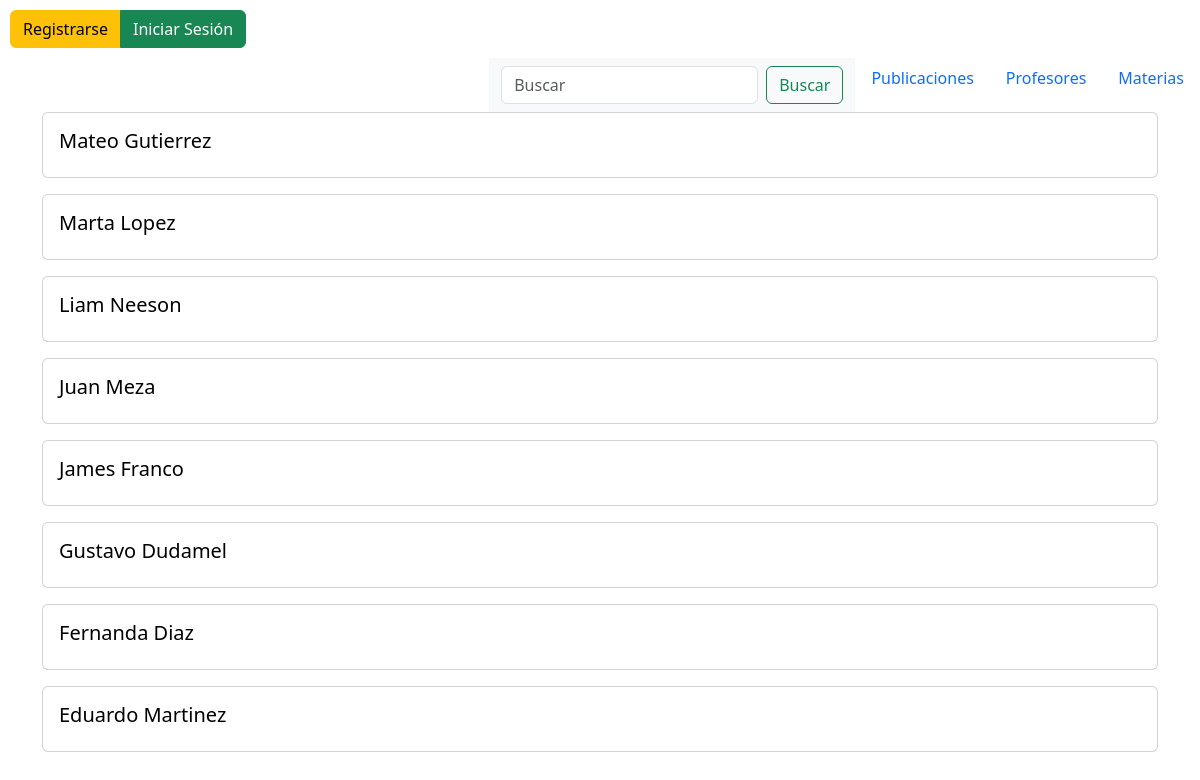
The page /profesores/ on the database its author committed.
### profesor/models.py (models this page shows, shortened)
class Profesor(models.Model):
    nombre = models.CharField(max_length=50)
    usuarios = models.ManyToManyField('usuario.Usuario', through='publicacion.Publicacion')
    materias = models.ManyToManyField('materia.Materia', through='publicacion.Publicacion')

### profesor/views.py (the view)
# urls.py: path('profesores/', views.ProfesorView.as_view(), name='profesores'),
class ProfesorView(generic.ListView):
    template_name = 'profesor/mostrar_profesores.html'
    def get_queryset(self):
        queryset = Profesor.objects.order_by('-nombre')
        query = self.request.GET.get('q')
        if query:
            queryset = queryset.filter(nombre__icontains=query)
        return queryset

### templates/profesor/mostrar_profesores.html (shortened to what this page needs)
{% extends "base.html" %}
{% block content %}
<section>
    {% if user.is_authenticated %}
    <div class="btn-group" role="group" aria-label="Basic mixed styles example" style="margin: 10px;">
        <a href="{% url 'usuario:logout' %}" class="btn btn-danger">Cerrar Sesión</a>
        <a href="{% url 'publicacion:crear_resena' %}" class="btn btn-success">Crear Reseña</a>
    </div>
    {% else %}
    <div class="btn-group" role="group" aria-label="Basic mixed styles example" style="margin: 10px;">
        <a href="{% url 'usuario:registro' %}" class="btn btn-warning">Registrarse</a>
        <a href="{% url 'usuario:inicio' %}" class="btn btn-success">Iniciar Sesión</a>
    </div>
    {% endif %}
    <ul class="nav justify-content-end">
        <nav class="navbar bg-body-tertiary">
            <div class="container-fluid">
                <form class="d-flex" role="search" method="get" action="{% url 'profesor:profesores' %}">
                    <input class="form-control me-2" type="search" name="q" placeholder="Buscar" aria-label="Search" value="{{ request.GET.q }}">
                    <button class="btn btn-outline-success" type="submit">Buscar</button>
                </form>
            </div>
        </nav>
        <li class="nav-item">
            <a class="nav-link" href="{% url 'publicacion:index' %}">Publicaciones</a>
        </li>
        <li class="nav-item">
            <a class="nav-link" href="{% url 'profesor:profesores' %}">Profesores</a>
        </li>
        <li class="nav-item">
            <a class="nav-link" href="{% url 'materia:materias' %}">Materias</a>
        </li>
    </ul>
</section>
{% for profesor in profesor_list %}
<section>
    <div class="container">
        <div class="card mb-3">
            <div class="card-body">
                <h5 class="card-title"><a href="{% url 'publicacion:profesor' profesor.id%}" style="text-decoration: none; color: black;">{{ profesor.nombre }}</a></h5>
            </div>
        </div>
    </div>
</section>
{% endfor %}
{% endblock content %}

### rows shown on the page
Profesor: nombre "Mateo Gutierrez"
Profesor: nombre "Marta Lopez"
Profesor: nombre "Liam Neeson"
Profesor: nombre "Juan Meza"
Profesor: nombre "James Franco"
Profesor: nombre "Gustavo Dudamel"
Profesor: nombre "Fernanda Diaz"
Profesor: nombre "Eduardo Martinez"
